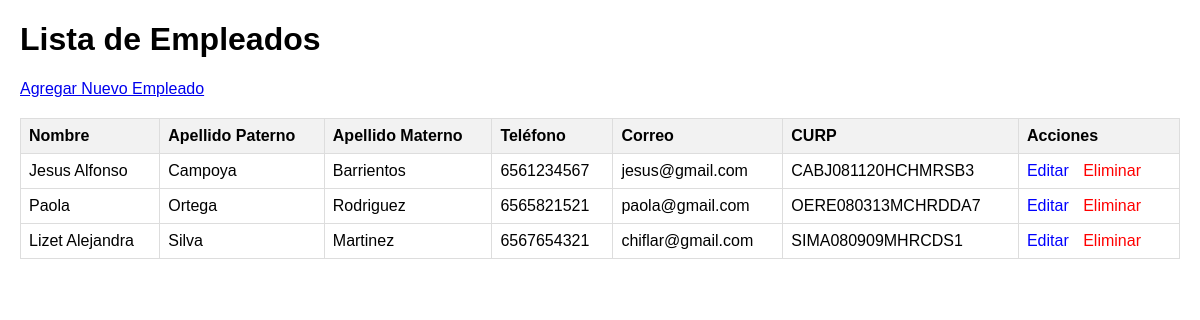
/empleados/, run on the app's committed database.
### empleados/models.py (models this page shows, shortened)
class Empleado(models.Model):
    nombre = models.CharField(max_length=100)
    apellido_paterno = models.CharField(max_length=100)
    apellido_materno = models.CharField(max_length=100, blank=True, null=True) # blank=True para formularios, null=True para la DB
    telefono = models.CharField(max_length=20, unique=True)
    correo = models.EmailField(max_length=150, unique=True)
    curp = models.CharField(max_length=18, unique=True)
    class Meta:
        verbose_name = "Empleado"
        verbose_name_plural = "Empleados"
        ordering = ['apellido_paterno', 'nombre'] # Ordena por defecto

### empleados/views.py (the view)
# urls.py: path('', views.lista_empleados, name='lista_empleados'), # /empleados/
def lista_empleados(request):
    empleados = Empleado.objects.all()
    return render(request, 'empleados/lista_empleados.html', {'empleados': empleados})

### empleados/templates/empleados/lista_empleados.html (shortened to what this page needs)
<!DOCTYPE html>
<html lang="es">
<head>
</head>
<body>
    <h1>Lista de Empleados</h1>
    <a href="{% url 'crear_empleado' %}">Agregar Nuevo Empleado</a>
    {% if empleados %}
        <table>
            <thead>
                <tr>
                    <th>Nombre</th>
                    <th>Apellido Paterno</th>
                    <th>Apellido Materno</th>
                    <th>Teléfono</th>
                    <th>Correo</th>
                    <th>CURP</th>
                    <th>Acciones</th>
                </tr>
            </thead>
            <tbody>
                {% for empleado in empleados %}
                <tr>
                    <td>{{ empleado.nombre }}</td>
                    <td>{{ empleado.apellido_paterno }}</td>
                    <td>{{ empleado.apellido_materno|default:"N/A" }}</td>
                    <td>{{ empleado.telefono }}</td>
                    <td>{{ empleado.correo }}</td>
                    <td>{{ empleado.curp }}</td>
                    <td class="acciones">
                        <a href="{% url 'editar_empleado' empleado.pk %}">Editar</a>
                        <a href="{% url 'eliminar_empleado' empleado.pk %}" class="eliminar">Eliminar</a>
                    </td>
                </tr>
                {% endfor %}
            </tbody>
        </table>
    {% else %}
        <p>No hay empleados registrados.</p>
    {% endif %}
</body>
</html>

### empleados/templates/empleados/lista_empleados.html (style rules this page uses)
body { font-family: sans-serif; margin: 20px; }
table { width: 100%; border-collapse: collapse; margin-top: 20px; }
th, td { border: 1px solid #ddd; padding: 8px; text-align: left; }
th { background-color: #f2f2f2; }
.acciones a { margin-right: 10px; text-decoration: none; color: blue; }
.acciones a.eliminar { color: red; }

### data on the page
Empleado: nombre "Jesus Alfonso", apellido_paterno "Campoya", apellido_materno "Barrientos", telefono "6561234567", correo "jesus@gmail.com", curp "CABJ081120HCHMRSB3"
Empleado: nombre "Paola", apellido_paterno "Ortega", apellido_materno "Rodriguez", telefono "6565821521", correo "paola@gmail.com", curp "OERE080313MCHRDDA7"
Empleado: nombre "Lizet Alejandra", apellido_paterno "Silva", apellido_materno "Martinez", telefono "6567654321", correo "chiflar@gmail.com", curp "SIMA080909MHRCDS1"
